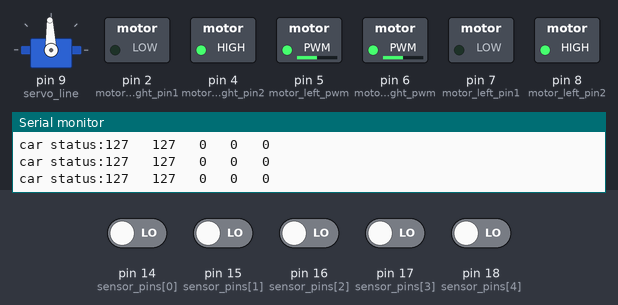
A sketch run on a simulated Arduino Uno, built with avr-gcc and run on an emulated ATmega328P. Shown: servo, switched loads named in the sketch (green lamp = pin HIGH), the last lines printed to the serial monitor. The test bench sets the inputs (shaded band); at power-on: pin 14 (sensor_pins[0]), pin 15 (sensor_pins[1]), pin 16 (sensor_pins[2]), pin 17 (sensor_pins[3]), pin 18 (sensor_pins[4]) LOW.

Above: at 1.2 s.
1.3 s: pin 14 (sensor_pins[0]) driven HIGH and pin 18 (sensor_pins[4]) driven HIGH
4.3 s: pin 15 (sensor_pins[1]) driven HIGH
At 5.4 s:
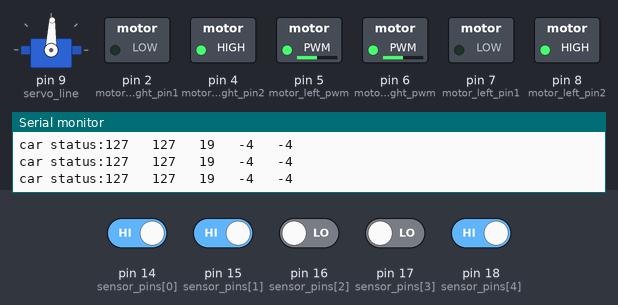
5.8 s: pin 17 (sensor_pins[3]) driven HIGH
At 6.7 s:
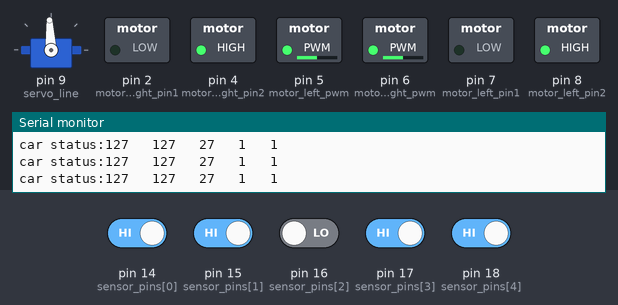
8.8 s: pin 14 (sensor_pins[0]) driven LOW and pin 16 (sensor_pins[2]) driven HIGH
At 10.1 s:
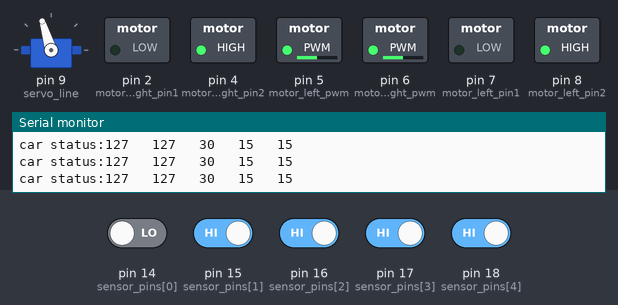
Timing chart, 0 to 11.3 s (numbered marks = the images above; inputs shaded):
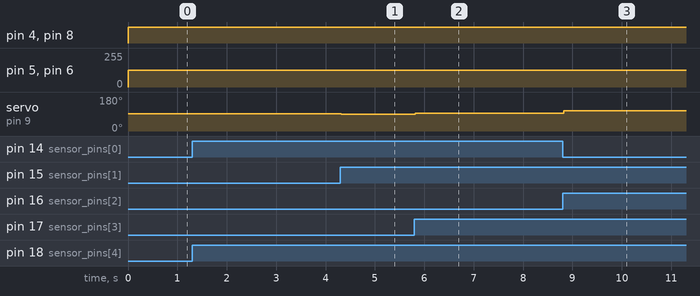

The sketch:

car_arduino.c.ino
```cpp
#include <Servo.h>


#define DEBUG 1

Servo myservo;

/* the smart car status structure */
struct car_status {
/* basic status */
  int left; /* left motor pwm */
  int right;  /* right motor pwm */
  int steering; /* steering angle */
  int laststeering; /* last steering angle */
  unsigned int sensor;  /* optic sensor value */

};

#define STRAIGHT        (1)
#define LEFT_30         (-13)
#define LEFT_15         (-4)
#define LEFT_20         (-8)

#define RIGHT_30        (15)
#define RIGHT_15        (6)
#define RIGHT_20        (10)


struct car_status car;


const unsigned int motor_left_pwm = 5;
const unsigned int motor_left_pin1 = 7;
const unsigned int motor_left_pin2 = 8;
const unsigned int motor_right_pwm = 6;
const unsigned int motor_right_pin1 = 2;
const unsigned int motor_right_pin2 = 4;

const unsigned int servo_line = 9;

#define NUM_OF_SENSOR_PINS 5
const unsigned int sensor_pins[NUM_OF_SENSOR_PINS] = {14,15,16,17,18};

int flag = 1;


#define SEETRING_OFFSET    92

/**
 *  left: left motor pwm, [-255, 255], < 0 backward, > 0 forward
 *    ,  255: 100% volatage for motor
 *  right: see left above
 */
void motor_dual(int left, int right)
{
  if (left > 255) {
    left = 255;
  } else if (left < -255) {
    left = -255;
  }

  if (right > 255) {
    right = 255;
  } else if (right < -255) {
    right = -255;
  }

  if (left > 0) {
    digitalWrite(motor_left_pin1, LOW);
    digitalWrite(motor_left_pin2, HIGH);
  } else {
    digitalWrite(motor_left_pin1, HIGH);
    digitalWrite(motor_left_pin2, LOW);
    left = -left;
  }

  if (right > 0) {
    digitalWrite(motor_right_pin1, LOW);
    digitalWrite(motor_right_pin2, HIGH);
  } else {
    digitalWrite(motor_right_pin1, HIGH);
    digitalWrite(motor_right_pin2, LOW);
    right = -right;
  }

  car.left = left;
  car.right = right;
  analogWrite(motor_left_pwm, left);
  analogWrite(motor_right_pwm, right);
}


/*  0b pin5 pin4 pin3 pin2 pin1 pin0
 *     18    17   16   15   14   10
*/
unsigned int sensor(void)
{
  int i;
  unsigned int input;

  for (i = 0; i < NUM_OF_SENSOR_PINS; i++) {
    input |= (digitalRead(sensor_pins[i]) << i);
  }

  /* todo: add filter for sensor ? */
  return input;
}


/**
 *  [-40, 40]
 *  tell the servo to go to the position
 */
int steering(int angle,int lastangle)
{
  if (angle > 40) {
    angle = 40;
  } else if (angle < -40) {
    angle = -40;
  }

   angle += SEETRING_OFFSET;
    myservo.write(angle);
    return angle;
}


int sensor2steering_array[33] = {
  0,              // 0x00
  0,       // 0x01
  0,       // 0x02
  0,       // 0x03
  0,       // 0x04
  0,          // 0x05
  0,       // 0x06
  0,       // 0x07
  0,        // 0x08
  0,           // 0x09
  0,       // 0xA
  0,          // 0xB
  0,        // 0xC
  0,          // 0xD
  0,       // 0xE
  LEFT_30,          // 0xF
  0,        // 0x10
  0,       // 0x11
  0,          // 0x12
  LEFT_15,          // 0x13
  0,          // 0x14
  0,       // 0x15
  0,          // 0x16
  0,//LEFT_20,          // 0x17
  0,        // 0x18
  RIGHT_15,          // 0x19
  0,          // 0x1A
  STRAIGHT,       // 0x1B
  0,        // 0x1C
  0,//RIGHT_20,          // 0x1D
  RIGHT_30,          // 0x1E
  0           // 0x1F
};


int sensor2steering(unsigned int sensor)
{
  if (sensor > (1 << NUM_OF_SENSOR_PINS)) {
    return STRAIGHT;
  }

  if(sensor2steering_array[sensor] != 0){
  return sensor2steering_array[sensor];
  }else{
    return car.laststeering;
  }
}

int limitsteering(int angle,int lastangle)
{
    if(angle - lastangle >= 20 || angle - lastangle <= -20){
    return STRAIGHT;
  }
  /*else if(car.sensor == 2)
  {
    if(lastangle == 8){
    angle = 18;
    }else if(car.laststeering == -8){
    angle = -18;
    }
    return angle;
  }*//*else if(lastangle == 15 && angle == 1 || angle == 6){
    delay(350);
    return angle;
  }else if(lastangle == -13 && angle == 1 || angle == -4){
    delay(350);
    return angle;
  }*/
  else{
    return angle;
  }
}

int steering2motor(int steering)
{

  /*if(steering >= 10){
    car.left = 87;
    car.right = 87;
  } else if(steering <= -10){
    car.right = 87;
    car.left = 7;
  }else{*/
    car.left = 127;
      car.right = 127;


    motor_dual(car.left, car.right);
}
/*
void isr_second_handler()
{
  flag = 1;
}*/

void setup()
{
  int i;

    /* sensor initialization */
    for (i = 0; i < NUM_OF_SENSOR_PINS; i++) {
       pinMode(sensor_pins[i], INPUT); // declare the sensor pin as inpt
    }

    /* motor initialization */
    pinMode(motor_right_pwm, OUTPUT);
    pinMode(motor_left_pwm, OUTPUT);
    pinMode(motor_right_pin1, OUTPUT);
    pinMode(motor_right_pin2, OUTPUT);
    pinMode(motor_left_pin1, OUTPUT);
    pinMode(motor_left_pin2, OUTPUT);

    /* servo initializaiton */
    myservo.attach(servo_line);

  Serial.begin(9600);
}

void loop()
{
   //steering2motor(steering(sensor2steering(sensor_read())));
  car.sensor = sensor();
  car.steering = sensor2steering(car.sensor);
  car.steering = limitsteering(car.steering,car.laststeering);
  steering(car.steering,car.laststeering);
  car.laststeering = car.steering;
  steering2motor(car.steering);
#if DEBUG
  Serial.print("car status:");
  Serial.print(car.left);
  Serial.print("   ");
  Serial.print(car.right);
  Serial.print("   ");
  Serial.print(car.sensor);
  Serial.print("   ");
  Serial.print(car.steering);
  Serial.print("   ");
  Serial.print(car.laststeering);
  Serial.println("   ");

  /* to do add more output info. */
#endif
}
```

Measured:
- after the input at 4.3 s, servo on pin 9 (servo_line): 92° → 88° at once
- after the input at 5.8 s, servo on pin 9 (servo_line): 88° → 93° at once
- after the input at 8.8 s, servo on pin 9 (servo_line): 93° → 107° at once
